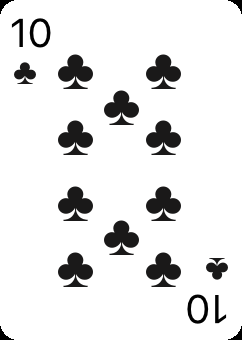
#> input picture card-image/clubs_10.png, 242 x 340 px, given in place of the camera
$ python main.py
#> lines starting #> are read from the running program, lines starting #| are printed output that depends on the picture; after the words box and inside, x2 and y2 are one past the last pixel; in counts of white or black regions, pixels touching at a corner belong together
#> in main, frame is the input picture: shape (340, 242, 3); mean B, G, R 230.7, 230.7, 230.7
### utils/card_detection.py
import cv2
import numpy as np


def detect_card(frame):
    # Mengonversi gambar asli (BGR) menjadi grayscale
    gray = cv2.cvtColor(frame, cv2.COLOR_BGR2GRAY)

    # Menggunakan Gaussian Blur untuk mengurangi noise
    blurred = cv2.GaussianBlur(gray, (5, 5), 0)
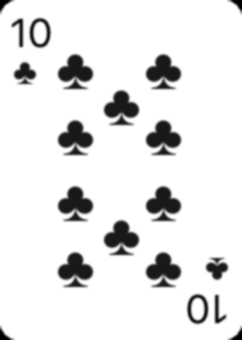
#> blurred: shape (340, 242); min 0, max 255, mean 230.7

    # Mendeteksi tepi dalam gambar menggunakan algoritma Canny
    edged = cv2.Canny(blurred, 50, 200)
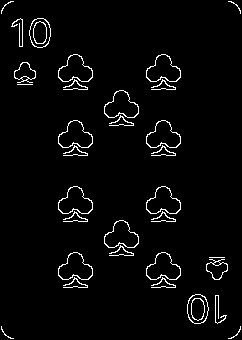
#> edged: shape (340, 242); 3.2% white in thin lines or dots

    # Melakukan dilasi pada hasil deteksi tepi untuk mempertebal garis tepi
    kernel = np.ones((3, 3), np.uint8)
    dilated = cv2.dilate(edged, kernel, iterations=1)
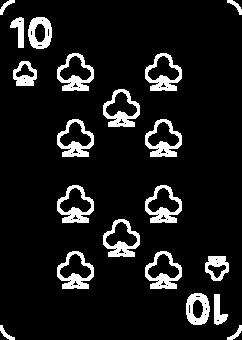
#> dilated: shape (340, 242); 10% white; 20 white regions

    # Mengambil kontur dari gambar hasil dilasi
    contours, _ = cv2.findContours(
        dilated.copy(), cv2.RETR_EXTERNAL, cv2.CHAIN_APPROX_SIMPLE)
#> contours = 20 contours; largest, box (x1, y1, x2, y2) and area: (145, 251, 182, 289) 934, (57, 251, 94, 289) 934, (103, 219, 140, 257) 934, (145, 185, 182, 223) 934, (57, 185, 94, 223) 934

    # Menyiapkan gambar preview dari kontur yang terdeteksi
    contour_preview = np.zeros_like(edged)
    cv2.drawContours(contour_preview, contours, -1, (255, 255, 255), 2)
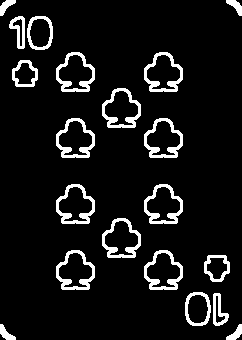
#> contour_preview: shape (340, 242); 8.6% white; 20 white regions, largest, box (x1, y1, x2, y2) and area: (56, 52, 95, 92) 494, (144, 52, 183, 92) 494, (102, 88, 141, 128) 494

    # Mengecek apakah ada kontur yang terdeteksi
    if len(contours) > 0:
        # Mengambil kontur terbesar, yang diasumsikan sebagai kartu
        card_contour = max(contours, key=cv2.contourArea)
#> card_contour = contour of 55 points, box (x1, y1, x2, y2) (145, 251, 182, 289), area 934

        # Memastikan area kontur cukup besar (dalam piksel)
        if cv2.contourArea(card_contour) > 5000:
            # Menghitung panjang keliling kontur
            peri = cv2.arcLength(card_contour, True)
            # Mendapatkan bentuk kontur yang disederhanakan dengan 4 titik sudut
            approx = cv2.approxPolyDP(card_contour, 0.02 * peri, True)

            # Jika kontur memiliki 4 titik sudut, kemungkinan itu adalah kartu
            if len(approx) == 4:
                # Menggambar kontur yang terdeteksi pada frame asli
                cv2.drawContours(frame, [approx], -1, (0, 255, 0), 2)
                # Menyimpan titik sudut kontur dalam bentuk array
                corners = approx.reshape(4, 2)

                # Menandai setiap titik sudut dengan lingkaran merah
                for corner in corners:
                    x, y = corner.astype(int)
                    cv2.circle(frame, (x, y), 5, (0, 0, 255), -1)

                # Mengembalikan True, posisi sudut-sudut kontur, preview kontur, dan gambar tepi
                return True, corners, contour_preview, edged

    # Jika tidak ada kontur yang sesuai ditemukan
    return False, None, contour_preview, edged

### main.py
import cv2
from utils.card_detection import detect_card
from utils.image_processing import get_warped_card


def main():
    cap = cv2.VideoCapture(3)

    cv2.namedWindow('Original', cv2.WINDOW_NORMAL)
    cv2.namedWindow('Contours', cv2.WINDOW_NORMAL)
    cv2.namedWindow('Binary Result', cv2.WINDOW_NORMAL)

    cv2.resizeWindow('Original', 600, 400)
    cv2.resizeWindow('Contours', 600, 400)
    cv2.resizeWindow('Binary Result', 400, 600)

    while True:
        ret, frame = cap.read()
        if not ret:
            break

        card_found, corners, contour_preview, edges = detect_card(frame)
#> card_found = False

        cv2.imshow('Original', frame)
        cv2.imshow('Contours', contour_preview)

        if card_found and corners is not None:
            _, binary_warped = get_warped_card(frame, corners)
            cv2.imshow('Binary Result', binary_warped)

        if cv2.waitKey(1) & 0xFF == ord('q'):
#> (key q is pressed here)
            break

    cap.release()
    cv2.destroyAllWindows()


if __name__ == "__main__":
    main()

$ run again, on card-image/clubs_2.png
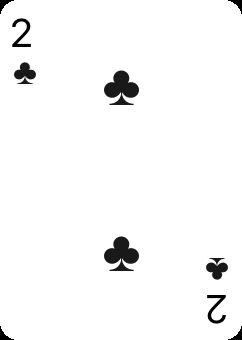
#> input picture card-image/clubs_2.png, 242 x 340 px, given in place of the camera
#> in main, frame is the input picture: shape (340, 242, 3); mean B, G, R 247.4, 247.4, 247.4
#> in detect_card, `edged = cv2.Canny(blurred, 50, 200)`:
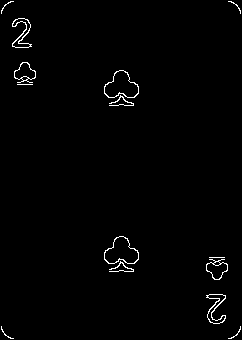
#> edged: shape (340, 242); 1.2% white in thin lines or dots
#> dilated: shape (340, 242); 3.7% white; 10 white regions
#> contours = 10 contours; largest, box (x1, y1, x2, y2) and area: (103, 235, 140, 273) 934, (103, 69, 140, 107) 934, (205, 256, 229, 281) 422, (13, 61, 37, 86) 422, (205, 293, 227, 325) 396
#> in detect_card, `cv2.drawContours(contour_preview, contours, -1, (255, 255, 255), 2)`:
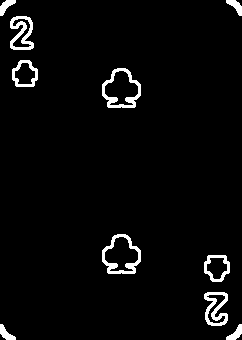
#> contour_preview: shape (340, 242); 3.5% white; 10 white regions, largest, box (x1, y1, x2, y2) and area: (102, 68, 141, 108) 494, (102, 234, 141, 274) 494, (10, 16, 34, 50) 432
#> card_contour = contour of 55 points, box (x1, y1, x2, y2) (103, 235, 140, 273), area 934
#> card_found = False

$ run again, on card-image/clubs_4.png
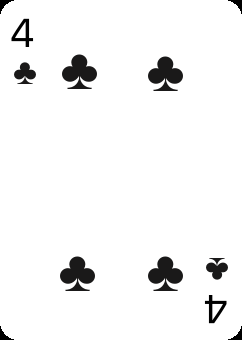
#> input picture card-image/clubs_4.png, 242 x 340 px, given in place of the camera
#> in main, frame is the input picture: shape (340, 242, 3); mean B, G, R 243.3, 243.3, 243.4
#> in detect_card, `edged = cv2.Canny(blurred, 50, 200)`:
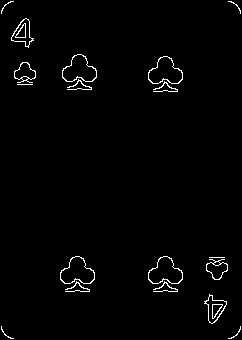
#> edged: shape (340, 242); 1.6% white in thin lines or dots
#> dilated: shape (340, 242); 5% white; 12 white regions
#> contours = 12 contours; largest, box (x1, y1, x2, y2) and area: (147, 255, 184, 293) 934, (59, 255, 96, 293) 934, (147, 55, 184, 93) 934, (61, 53, 98, 91) 934, (203, 293, 228, 325) 434
#> in detect_card, `cv2.drawContours(contour_preview, contours, -1, (255, 255, 255), 2)`:
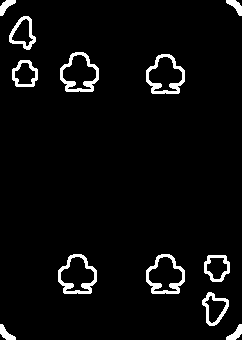
#> contour_preview: shape (340, 242); 4.4% white; 12 white regions, largest, box (x1, y1, x2, y2) and area: (60, 52, 99, 92) 494, (146, 54, 185, 94) 494, (58, 254, 97, 294) 494
#> card_contour = contour of 55 points, box (x1, y1, x2, y2) (147, 255, 184, 293), area 934
#> card_found = False
